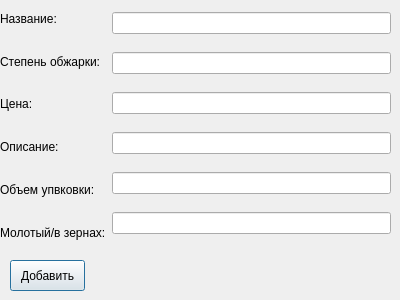
<?xml version="1.0" encoding="UTF-8"?>
<ui version="4.0">
 <class>Dialog</class>
 <widget class="QDialog" name="Dialog">
  <property name="geometry">
   <rect>
    <x>0</x>
    <y>0</y>
    <width>400</width>
    <height>300</height>
   </rect>
  </property>
  <property name="windowTitle">
   <string>Dialog</string>
  </property>
  <widget class="QPushButton" name="pushButton">
   <property name="geometry">
    <rect>
     <x>10</x>
     <y>260</y>
     <width>75</width>
     <height>31</height>
    </rect>
   </property>
   <property name="text">
    <string>Добавить</string>
   </property>
  </widget>
  <widget class="QWidget" name="">
   <property name="geometry">
    <rect>
     <x>0</x>
     <y>0</y>
     <width>391</width>
     <height>251</height>
    </rect>
   </property>
   <layout class="QHBoxLayout" name="horizontalLayout">
    <item>
     <layout class="QVBoxLayout" name="verticalLayout">
      <item>
       <widget class="QLabel" name="label">
        <property name="text">
         <string>Название:</string>
        </property>
       </widget>
      </item>
      <item>
       <widget class="QLabel" name="label_2">
        <property name="text">
         <string>Степень обжарки:</string>
        </property>
       </widget>
      </item>
      <item>
       <widget class="QLabel" name="label_3">
        <property name="text">
         <string>Цена:</string>
        </property>
       </widget>
      </item>
      <item>
       <widget class="QLabel" name="label_4">
        <property name="text">
         <string>Описание:</string>
        </property>
       </widget>
      </item>
      <item>
       <widget class="QLabel" name="label_5">
        <property name="text">
         <string>Объем упвковки:</string>
        </property>
       </widget>
      </item>
      <item>
       <widget class="QLabel" name="label_6">
        <property name="text">
         <string>Молотый/в зернах:</string>
        </property>
       </widget>
      </item>
     </layout>
    </item>
    <item>
     <layout class="QVBoxLayout" name="verticalLayout_2">
      <item>
       <widget class="QLineEdit" name="lineEdit"/>
      </item>
      <item>
       <widget class="QLineEdit" name="lineEdit_2"/>
      </item>
      <item>
       <widget class="QLineEdit" name="lineEdit_3"/>
      </item>
      <item>
       <widget class="QLineEdit" name="lineEdit_4"/>
      </item>
      <item>
       <widget class="QLineEdit" name="lineEdit_5"/>
      </item>
      <item>
       <widget class="QLineEdit" name="lineEdit_6"/>
      </item>
     </layout>
    </item>
   </layout>
  </widget>
 </widget>
 <resources/>
 <connections/>
</ui>
